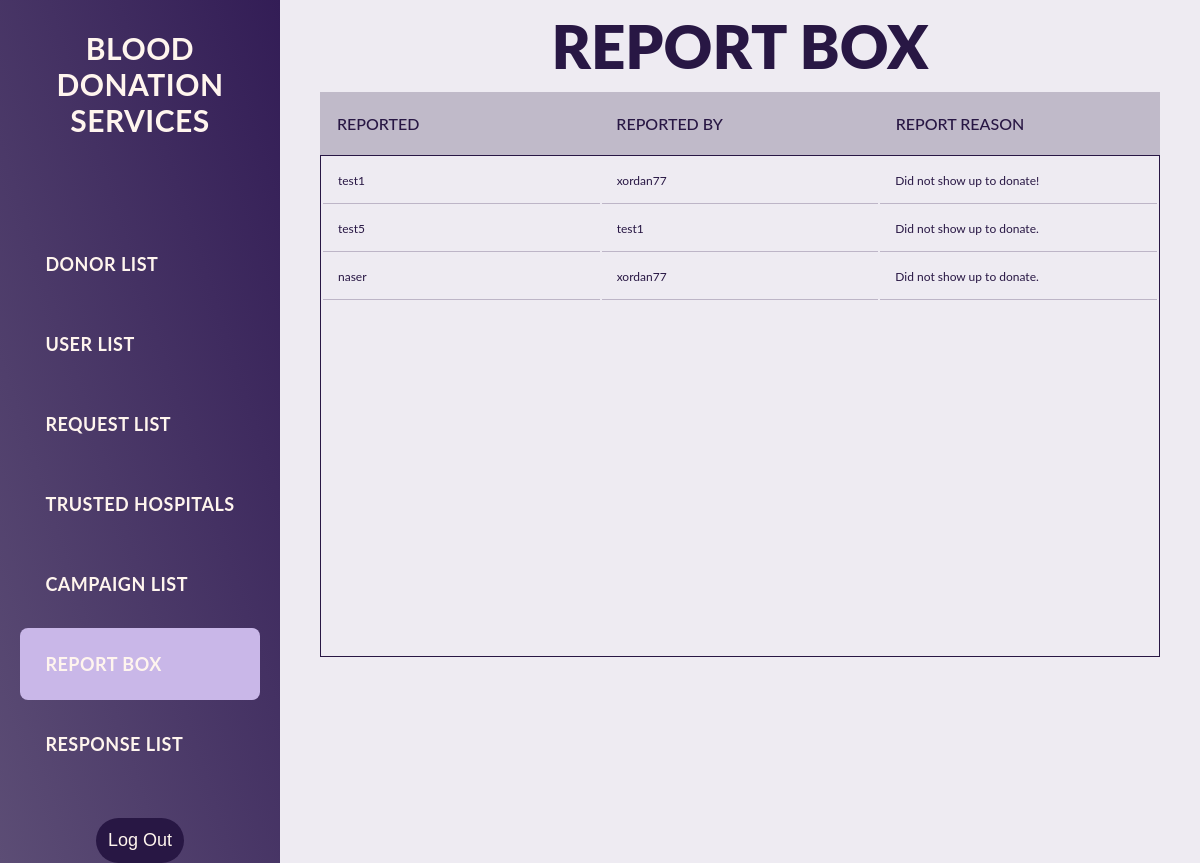
/admin_view_report_box.php, run on the app's committed database.
### tables this page shows
CREATE TABLE `report_box` (
  `report_no` int(11) NOT NULL,
  `reported_by` varchar(32) DEFAULT NULL,
  `donor_contact` varchar(255) DEFAULT NULL,
  `report_box` text DEFAULT NULL
);

CREATE TABLE `user_list` (
  `username` varchar(32) NOT NULL,
  `name` varchar(255) DEFAULT NULL,
  `contact` varchar(15) DEFAULT NULL,
  `email` varchar(50) DEFAULT NULL,
  `pass` varchar(255) DEFAULT NULL,
  `age` int(120) DEFAULT NULL,
  `blood_group` varchar(3) DEFAULT NULL,
  `NID` varchar(13) DEFAULT NULL,
  `gender` varchar(6) DEFAULT NULL,
  `police_station` varchar(255) DEFAULT NULL,
  `city` varchar(255) DEFAULT NULL
);

### admin_view_report_box.php (the view, shortened to what this page needs)
<?php
    $conn = mysqli_connect("localhost", "root", "370_summer23", "blood_donation_services");
?>
<!DOCTYPE html>
<html lang="en">
<head>
    <link rel="stylesheet" type="text/css" href="admin_view.css">
</head>
<body>
    <div id="page_wrapper">
        <div id="sidenav" class="sidenav">
            <div class="logo_section">
                <h3>BLOOD DONATION</br>SERVICES</h3>
            </div>
            <div class="sidenav_header">
                <a href="admin_view_donor_list.php" class="active_color">
                    <div class="sidenav_link">
                        <h3>DONOR LIST</h3>
                    </div>
                </a>
                <a href="admin_view_user_list.php">
                    <div class="sidenav_link">
                        <h3>USER LIST</h3>
                    </div>
                </a>
                <a href="admin_view_request_list.php">
                    <div class="sidenav_link">
                        <h3>REQUEST LIST</h3>
                    </div>
                </a>
                <a href="admin_view_trusted_hospitals.php">
                    <div class="sidenav_link">
                        <h3>TRUSTED HOSPITALS</h3>
                    </div>
                </a>
                <a href="admin_view_campaign_list.php">
                    <div class="sidenav_link">
                        <h3>CAMPAIGN LIST</h3>
                    </div>
                </a>
                <a href="">
                    <div class="sidenav_link active">
                        <h3>REPORT BOX</h3>
                    </div>
                </a>
                <a href="admin_view_response_list.php">
                    <div class="sidenav_link">
                        <h3>RESPONSE LIST</h3>
                    </div>
                </a>
            </div>
            <form action="logout.php" method="post">
                <button type="submit">Log Out</button>
            </form>
        </div>
        <main>
            <header>
                <div class="text">
                    <h2 class="head_tran"><span>REPORT BOX</span></h2>
                </div>
            </header>
            <section class="List">
                <div class="tbl-header">
                    <table>
                        <thead>
                            <tr>
                                <th>Reported</th>
                                <th>Reported by</th>
                                <th>Report Reason</th>
                            </tr>
                        </thead>
                    </table>
                </div>
                <div class="tbl-content">
                    <table>
                        <tbody>
                            <?php
                                $sql = "SELECT u.username, r.reported_by, r.report_box
                                        FROM report_box r
                                        JOIN user_list u ON r.donor_contact = u.contact";
                                $result = mysqli_query($conn, $sql);
                                while($row = mysqli_fetch_assoc($result)) {
                                    echo "<tr>";
                                    echo "<td>" . $row['username'] . "</td>";
                                    echo "<td>" . $row['reported_by'] . "</td>";
                                    echo "<td>" . $row['report_box'] . "</td>";
                                    echo "</tr>";
                                }
                            ?>
                        </tbody>
                    </table>
                </div>
            </section>
        </main>
    </div>
</body>
</html>

### admin_view.css (style rules this page uses)
body { margin: 0px; padding: 0px; background-color: var(--accent-dark); }
h2, h3 { margin: 0px; padding: 10px; }
:root { --accent-clr: #2a3ebc; --accent-dark: #a293b82e; --accent-light: rgb(93, 46, 46); --accent-dark_pirple: #281744; --text: seashell; }
#page_wrapper { height: 100vh; display: grid; grid-template-columns: 280px 1fr; font-family: 'Lato', sans-serif; }
.sidenav { background-image: linear-gradient(to top right, #5c4d75, #331d56); display: flex; flex-direction: column; justify-content: space-evenly; gap: 30px; align-items: center; }
button { padding: 12px; border: none; font-size: 18px; color: var(--text); border-radius: 30px; background-color: #281744; cursor: pointer; }
.sidenav_link { padding: 15px; margin-bottom: 8px; }
.sidenav_link.active { font-weight: 700; background-color: #c9b7e8; border-radius: 8px; }
.logo_section { padding: 20px 0px 50px 0px; padding-inline: 14px; text-align: center; color: var(--text); }
.logo_section h3 { font-weight: bold; font-size: 30px; }
h3 { color: var(--text); font-size: 18px; letter-spacing: .5px; }
a { text-decoration: none; }
main { padding-bottom: 30px; padding-inline: 40px; }
.head_tran { font-size: 60px; color: #ffffff; text-transform: uppercase; font-weight: 900; text-align: center; transition: .6s; }
h2 { font-size: 32px; font-weight: 300; color: var(--accent-clr); }
.List { width: 100%; }
table { width: 100%; table-layout: fixed; }
.tbl-header { background-color: #2817443b; }
.tbl-content { height: 500px; overflow-y: scroll; border: 1px solid #281744; }
th { padding: 20px 15px; text-align: left; font-weight: 500; font-size: 16px; color: var(--accent-dark_pirple); text-transform: uppercase; }
td { padding: 15px; text-align: left; font-weight: 400; font-size: 12px; color: var(--accent-dark_pirple); border-bottom: 1px solid #28174440; }
span { color: var(--accent-dark_pirple); }

### data on the page
report_box: user_list.username "test1", reported_by "xordan77", report_box "Did not show up to donate!"
report_box: user_list.username "test5", reported_by "test1", report_box "Did not show up to donate."
report_box: user_list.username "naser", reported_by "xordan77", report_box "Did not show up to donate."
